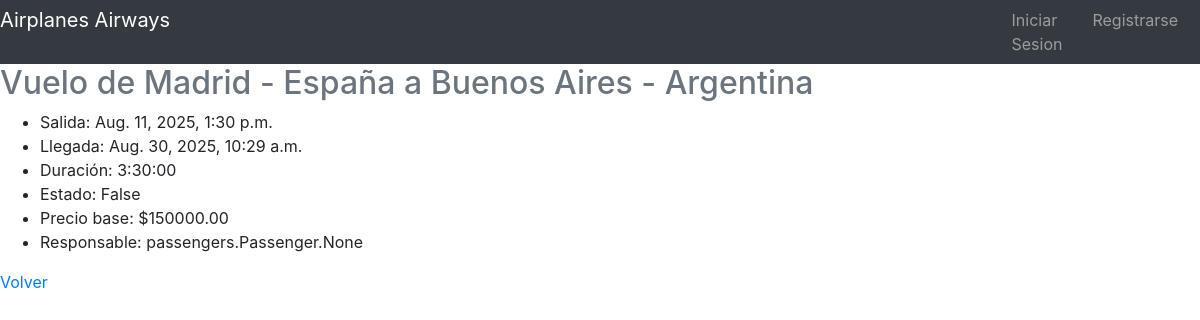
The page /flights/flight_detail/1/ on the database its author committed.
### apps/flights/models.py (models this page shows, shortened)
class Flight(models.Model):
    airplane_id = models.ForeignKey(
        Airplane,
        on_delete=models.CASCADE,
        related_name='flights'
    )
    origin = models.CharField(max_length=100)
    destination = models.CharField(max_length=100)
    image = models.ImageField(upload_to='flights/', blank=True, null=True)
    departure_date = models.DateTimeField(auto_now_add=True)
    arrival_date = models.DateTimeField()
    duration = models.DurationField()
    state = models.BooleanField(default=False)
    base_price = models.DecimalField(max_digits=10, decimal_places=2)
    account_flight = models.ManyToManyField(Passenger, blank=True)

### apps/flights/views.py (the view)
class FlightDetail(DetailView):
    model = Flight
    template_name = 'flights/detail.html'
    context_object_name = 'flight'
    pk_url_kwarg = 'flight_id'

### apps/flights/templates/flights/detail.html (shortened to what this page needs)
{% extends 'base.html' %}
{% block content %}
<h2><span class="text-secondary">Vuelo de {{flight.origin}} a {{flight.destination}}</span></h2>
<ul>
    <li>Salida: {{flight.departure_date}}</li>
    <li>Llegada: {{flight.arrival_date}}</li>
    <li>Duración: {{flight.duration}}</li>
    <li>Estado: {{flight.state}}</li>
    <li>Precio base: ${{flight.base_price}}</li>
    <li>Responsable: {{flight.account_flight}}</li>
</ul>
<a href="{% url 'flight_list' %}">Volver</a>
{% endblock %}

### rows shown on the page
Flight: origin "Madrid - España", destination "Buenos Aires - Argentina", departure_date "Aug. 11, 2025, 1:30 p.m.", arrival_date "Aug. 30, 2025, 10:29 a.m.", duration "3:30:00", state "False", base_price "150000.00", account_flight "passengers.Passenger.None"
